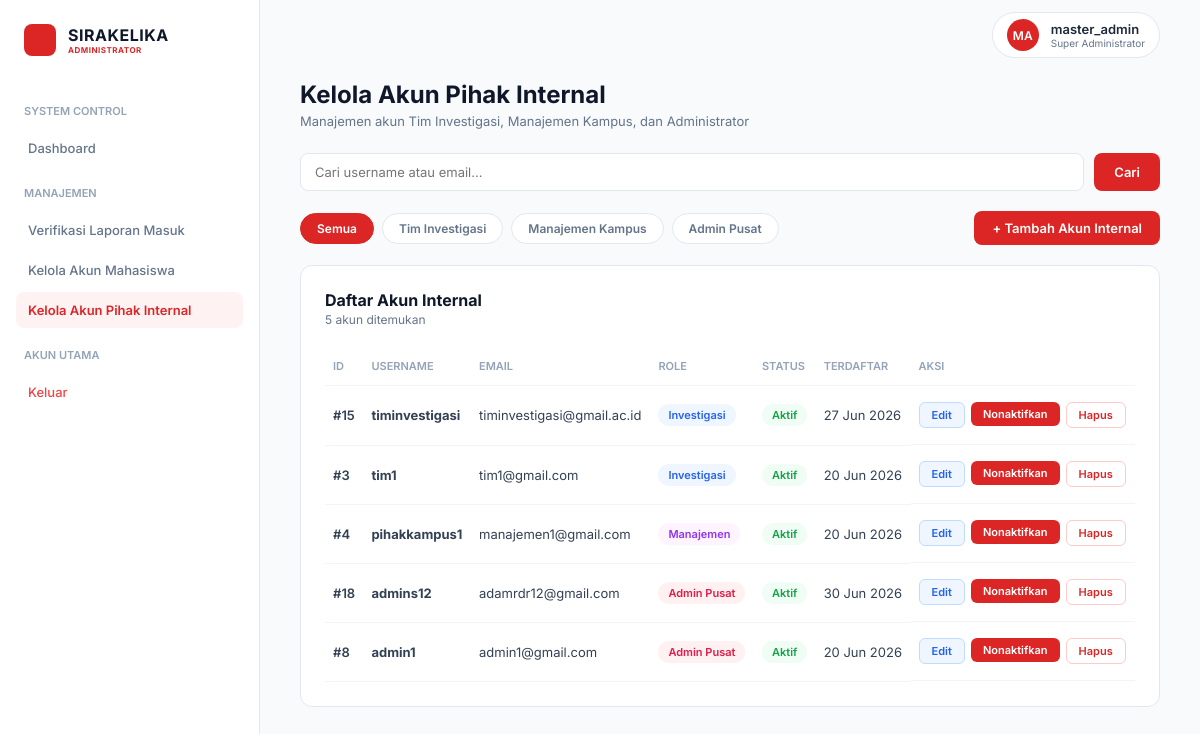
Page /admin/kelola_internal.php (signed in) on the committed database.
### tables this page shows
CREATE TABLE `users` (
  `id_user` int(11) NOT NULL,
  `username` varchar(100) NOT NULL,
  `email` varchar(100) NOT NULL,
  `password` varchar(255) NOT NULL,
  `no_hp` varchar(20) DEFAULT NULL,
  `foto_profil` varchar(255) DEFAULT NULL,
  `role` enum('mahasiswa','investigasi','manajemen','admin','superadmin') NOT NULL DEFAULT 'mahasiswa',
  `nim` int(150) NOT NULL,
  `status_akun` enum('aktif','nonaktif') DEFAULT 'aktif',
  `created_at` timestamp NOT NULL DEFAULT current_timestamp(),
  `updated_at` timestamp NOT NULL DEFAULT current_timestamp() ON UPDATE current_timestamp()
);

### admin/kelola_internal.php (the view, shortened to what this page needs)
<?php
include '../config/conn.php';
$is_superadmin = ($_SESSION['role'] === 'superadmin');
$allowed_filters = $is_superadmin ? ['investigasi','manajemen','admin'] : ['investigasi','manajemen'];
$filter_role = isset($_GET['role']) && in_array($_GET['role'], $allowed_filters) ? $_GET['role'] : '';
if ($filter_role) {
    $where_role = "AND role='$filter_role'";
} else {
    $where_role = $is_superadmin ? "AND role IN ('investigasi','manajemen','admin')" : "AND role IN ('investigasi','manajemen')";
}
$search = isset($_GET['search']) ? mysqli_real_escape_string($conn, trim($_GET['search'])) : '';
$where_search = $search ? "AND (username LIKE '%$search%' OR email LIKE '%$search%')" : '';
$query = mysqli_query($conn, "SELECT * FROM users WHERE 1=1 $where_role $where_search ORDER BY role, created_at DESC");
$total = mysqli_num_rows($query);
?>
<!DOCTYPE html>
<html lang="id">
<head>
    <link rel="stylesheet" href="dashboard_admin.css">
    <link rel="stylesheet" href="kelola_internal.css">
</head>
<body>
<aside class="sidebar">
    <div class="logo-area">
        <div class="logo-icon"></div>
        <div>
            <h1 class="logo-title">SIRAKELIKA</h1>
            <p class="logo-sub"><?= $is_superadmin ? 'ADMINISTRATOR' : 'ADMINISTRATOR' ?></p>
        </div>
    </div>
    <nav class="nav-container">
        <div class="nav-group">SYSTEM CONTROL</div>
        <a href="<?= $is_superadmin ? '../super_admin/dashboard_superadmin.php' : 'dashboard_admin.php' ?>" class="nav-link">
            <span class="nav-text">Dashboard</span>
        </a>
        <div class="nav-group">MANAJEMEN</div>
        <a href="verifikasi_laporan.php" class="nav-link">
            <span class="nav-text">Verifikasi Laporan Masuk</span>
        </a>
        <a href="kelola_mahasiswa.php" class="nav-link">
            <span class="nav-text">Kelola Akun Mahasiswa</span>
        </a>
        <a href="kelola_internal.php" class="nav-link active">
            <span class="nav-text">Kelola Akun Pihak Internal</span>
        </a>
        <div class="nav-group">AKUN UTAMA</div>
        <a href="logout.php" class="nav-link logout">
            <span class="nav-text">Keluar</span>
        </a>
    </nav>
</aside>
<main class="main-content">
    <header class="topbar">
        <div class="user-profile">
            <div class="avatar"><?= strtoupper(substr($_SESSION['admin_name'], 0, 2)) ?></div>
            <div class="user-info">
                <span class="user-name"><?php echo htmlspecialchars($_SESSION['admin_name']); ?></span>
                <span class="user-role"><?= $is_superadmin ? 'Super Administrator' : 'Sistem Administrator' ?></span>
            </div>
        </div>
    </header>
    <div class="content-title">
        <h2>Kelola Akun Pihak Internal</h2>
        <p>Manajemen akun Tim Investigasi, Manajemen Kampus<?= $is_superadmin ? ', dan Administrator' : '' ?></p>
    </div>
    <form method="GET" class="search-bar">
        <input type="text" name="search" placeholder="Cari username atau email..." value="<?= htmlspecialchars($search) ?>">
        <button type="submit">Cari</button>
    </form>
    <div class="top-actions">
        <div class="filter-bar">
            <a href="kelola_internal.php<?= $search ? '?search='.urlencode($search) : '' ?>" class="filter-btn <?= !$filter_role ? 'active' : '' ?>">Semua</a>
            <a href="?role=investigasi<?= $search ? '&search='.urlencode($search) : '' ?>" class="filter-btn <?= $filter_role==='investigasi' ? 'active' : '' ?>">Tim Investigasi</a>
            <a href="?role=manajemen<?= $search ? '&search='.urlencode($search) : '' ?>" class="filter-btn <?= $filter_role==='manajemen' ? 'active' : '' ?>">Manajemen Kampus</a>
            <?php if($is_superadmin): ?>
                <a href="?role=admin<?= $search ? '&search='.urlencode($search) : '' ?>" class="filter-btn <?= $filter_role==='admin' ? 'active' : '' ?>">Admin Pusat</a>
            <?php endif; ?>
        </div>
        <button class="btn-tambah" onclick="document.getElementById('modalTambah').classList.add('show')">
            + Tambah Akun Internal
        </button>
    </div>
    <div class="table-container">
        <div class="table-header">
            <div>
                <h3>Daftar Akun Internal</h3>
                <p><?= $total ?> akun ditemukan<?= $search ? " untuk \"".htmlspecialchars($search)."\"" : '' ?></p>
            </div>
        </div>
        <table class="data-table">
            <thead>
                <tr>
                    <th>ID</th>
                    <th>USERNAME</th>
                    <th>EMAIL</th>
                    <th>ROLE</th>
                    <th>STATUS</th>
                    <th>TERDAFTAR</th>
                    <th>AKSI</th>
                </tr>
            </thead>
            <tbody>
            <?php if($total > 0): while($row = mysqli_fetch_assoc($query)): ?>
            <tr>
                <td class="id-case">#<?= $row['id_user'] ?></td>
                <td><strong><?= htmlspecialchars($row['username']) ?></strong></td>
                <td><?= htmlspecialchars($row['email']) ?></td>
                <td>
                    <?php if($row['role'] === 'admin'): ?>
                        <span class="badge-admin">Admin Pusat</span>
                    <?php else: ?>
                        <span class="badge-<?= $row['role'] ?>"><?= ucfirst($row['role']) ?></span>
                    <?php endif; ?>
                </td>
                <td><span class="badge-<?= $row['status_akun'] ?>"><?= ucfirst($row['status_akun']) ?></span></td>
                <td><?= date('d M Y', strtotime($row['created_at'])) ?></td>
                <td style="display:flex;gap:6px;flex-wrap:wrap;">
                    <button type="button" class="btn-edit" onclick="openEditModal(<?= $row['id_user'] ?>, <?= htmlspecialchars(json_encode($row['username']), ENT_QUOTES) ?>, <?= htmlspecialchars(json_encode($row['email']), ENT_QUOTES) ?>, <?= htmlspecialchars(json_encode($row['role']), ENT_QUOTES) ?>)">Edit</button>
                    <form method="POST" style="margin:0;">
                        <button type="submit" class="<?= $row['status_akun']==='aktif' ? 'btn-toggle-on' : 'btn-toggle-off' ?>">
                            <?= $row['status_akun']==='aktif' ? 'Nonaktifkan' : 'Aktifkan' ?>
                        </button>
                    </form>
                    <form method="POST" style="margin:0;" onsubmit="return confirm('Hapus akun ini permanen?')">
                        <button type="submit" class="btn-hapus">Hapus</button>
                    </form>
                </td>
            </tr>
            <?php endwhile; else: ?>
            <tr><td colspan="7" style="text-align:center;padding:30px;color:#94a3b8;">Tidak ada akun internal ditemukan.</td></tr>
            <?php endif; ?>
            </tbody>
        </table>
    </div>
</main>
</body>
</html>

### admin/dashboard_admin.css (style rules this page uses)
*,*::before,*::after { box-sizing:border-box;margin:0;padding:0 }
* { margin: 0; padding: 0; box-sizing: border-box; font-family: 'Inter', sans-serif; }
body { background-color: #f8fafc; color: #1e293b; display: flex; min-height: 100vh; }
.sidebar { width: 260px; background-color: #ffffff; border-right: 1px solid #e2e8f0; padding: 24px 16px; display: flex; flex-direction: column; position: fixed; height: 100vh; }
.logo-area { display: flex; align-items: center; gap: 12px; margin-bottom: 32px; padding-left: 8px; }
.logo-icon { width: 32px; height: 32px; background-color: #dc2626; border-radius: 8px; }
.logo-title { font-size: 16px; font-weight: 700; color: #0f172a; letter-spacing: 0.5px; }
.logo-sub { font-size: 8px; color: #dc2626; font-weight: 700; letter-spacing: 0.5px; }
.nav-container { display: flex; flex-direction: column; gap: 4px; }
.nav-group { font-size: 11px; font-weight: 600; color: #94a3b8; margin-top: 16px; margin-bottom: 8px; padding-left: 8px; }
.nav-link { display: flex; align-items: center; justify-content: space-between; padding: 10px 12px; color: #64748b; text-decoration: none; font-size: 13px; font-weight: 500; border-radius: 8px; transition: all 0.2s; }
.nav-link.active { background-color: #fef2f2; color: #dc2626; font-weight: 600; }
.nav-link.logout { color: #ef4444; }
.main-content { margin-left: 260px; flex: 1; padding: 0 40px 40px 40px; }
.topbar { height: 70px; display: flex; align-items: center; justify-content: space-between; margin-bottom: 10px; }
.user-profile { display: flex; align-items: center; gap: 12px; border: 1px solid #e2e8f0; padding: 6px 14px; border-radius: 30px; background: #fff; }
.avatar { width: 32px; height: 32px; background-color: #dc2626; color: white; border-radius: 50%; display: flex; align-items: center; justify-content: center; font-size: 12px; font-weight: 600; }
.user-info { display: flex; flex-direction: column; }
.user-name { font-size: 13px; font-weight: 600; }
.user-role { font-size: 10px; color: #64748b; }
.content-title h2 { font-size: 24px; font-weight: 700; color: #0f172a; }
.content-title p { font-size: 13px; color: #64748b; margin-top: 4px; margin-bottom: 24px; }
.table-container { background: #ffffff; border-radius: 12px; border: 1px solid #e2e8f0; padding: 24px; flex: 1; }
.table-header { display: flex; justify-content: space-between; align-items: flex-start; margin-bottom: 20px; }
.table-header h3 { font-size: 16px; font-weight: 700; color: #0f172a; }
.table-header p { font-size: 12px; color: #64748b; margin-top: 2px; }
.data-table { width: 100%; border-collapse: collapse; text-align: left; }
.data-table th { font-size: 11px; color: #94a3b8; font-weight: 600; padding: 12px 8px; border-bottom: 1px solid #f1f5f9; }
.data-table td { font-size: 13px; padding: 16px 8px; border-bottom: 1px solid #f1f5f9; color: #334155; }
.id-case { color: #dc2626; font-weight: 600; }

### rows in the picture
users: id_user "15", username "timinvestigasi", email "timinvestigasi@gmail.ac.id", role "Investigasi", status_akun "Aktif", created_at "27 Jun 2026", shows "Nonaktifkan"
users: id_user "3", username "tim1", email "tim1@gmail.com", role "Investigasi", status_akun "Aktif", created_at "20 Jun 2026", shows "Nonaktifkan"
users: id_user "4", username "pihakkampus1", email "manajemen1@gmail.com", role "Manajemen", status_akun "Aktif", created_at "20 Jun 2026", shows "Nonaktifkan"
users: id_user "18", username "admins12", email "adamrdr12@gmail.com", role "Admin Pusat", status_akun "Aktif", created_at "30 Jun 2026", shows "Nonaktifkan"
users: id_user "8", username "admin1", email "admin1@gmail.com", role "Admin Pusat", status_akun "Aktif", created_at "20 Jun 2026", shows "Nonaktifkan"

### other values in the picture
substr($_SESSION['admin_name'], 0, 2) "MA"
$_SESSION['admin_name'] "master_admin"
$total "5"
